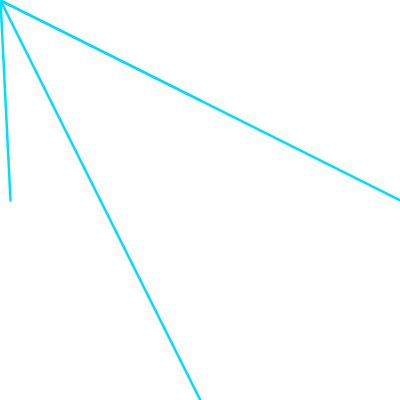
Frame 1 (no input)
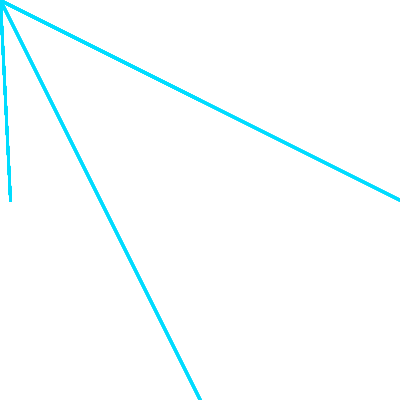
Frame 60 (the mouse pressed at the canvas centre just before this capture)
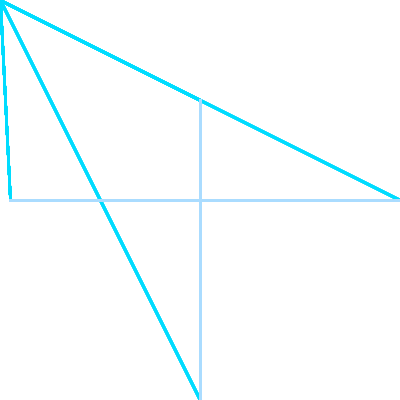
Frame 120 (the mouse held since frame 60 and released just before this capture)

The Processing sketch that drew these frames (run headless with seeded random() and noise(); from frame 60 on, the mouse is pressed at the canvas centre):

// Processing sketch: processing_181058
// ── processing_181058.pde

void setup(){
  background(255);
  size(400,400);
}

void draw(){
  stroke(
      map(mouseX,0,300,0,255),220,255);
   strokeWeight(
       map(pmouseX,0,400,2.5,2));
 line(mouseX, mouseY, 10, 200);
 line(mouseX, mouseY, 400,200);
 line(mouseX, mouseY, 200, 100);
 line(mouseX, mouseY, 200, 400);
  
}
